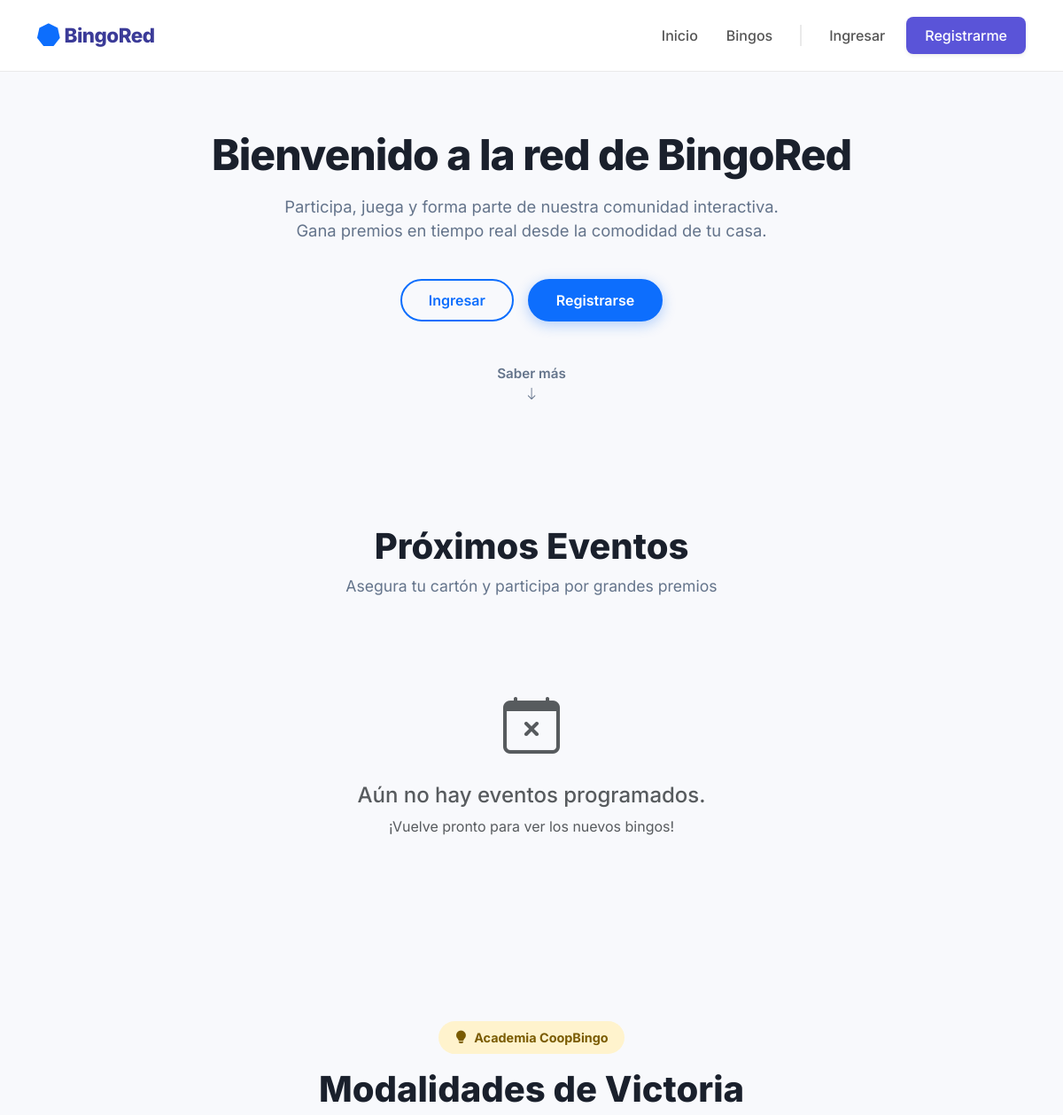
The app's page / (upper part), older data.
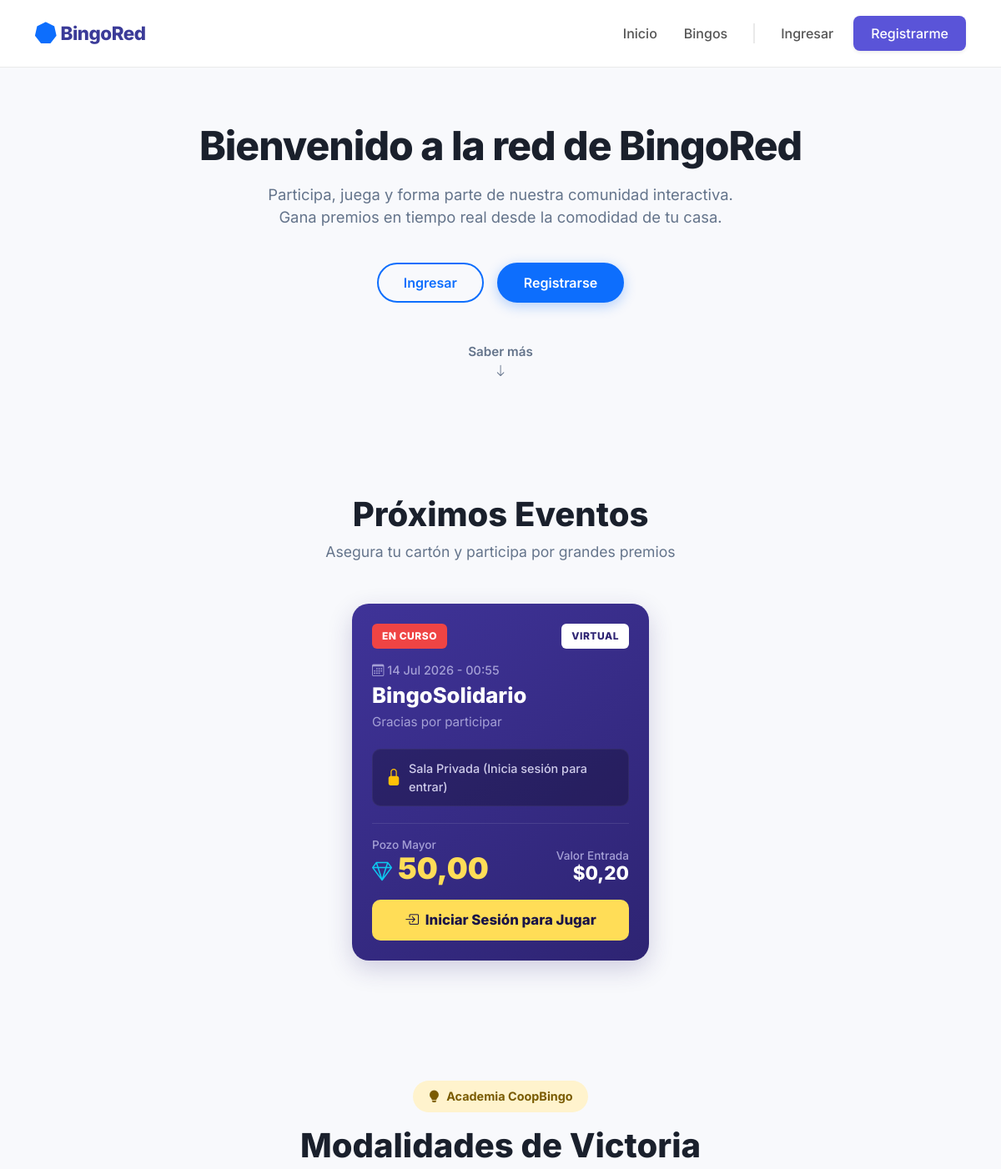
The same page, newer data.
### tareas/models.py (models this page shows)
class Bingo(models.Model):
    idbingo = models.AutoField(primary_key=True)
    idunidadmonetaria = models.ForeignKey(UnidadMonetaria, on_delete=models.RESTRICT, db_column='idunidadmonetaria')
    titulobingo = models.CharField(max_length=150)
    fechaprogramadabingo = models.DateTimeField()
    tipobingo = models.CharField(max_length=20, choices=[('Virtual', 'Virtual'), ('Presencial', 'Presencial')])
    preciocarton = models.DecimalField(max_digits=10, decimal_places=2)
    premiomayor = models.DecimalField(max_digits=10, decimal_places=2)
    descripcionpremiomayor = models.CharField(max_length=100)
    estadobingo = models.CharField(max_length=20, choices=[('Programado', 'Programado'), ('En Curso', 'En Curso'), ('Finalizado', 'Finalizado')])

### tareas/views.py (the view)
# urls.py: path('', views.home, name='home'),
def home(request):
    proximos_bingos = Bingo.objects.filter(
        estadobingo__in=['Programado', 'En Curso']
    ).order_by('fechaprogramadabingo')[:6] # Mostramos un máximo de 6 en el inicio
    modalidades = []
    for nombre in MODALIDADES:
        celdas = celdas_preview(nombre)
        grilla = [[(f, c) in celdas for c in range(5)] for f in range(5)]
        modalidades.append({'nombre': nombre, 'grilla': grilla})
    return render(request, 'home.html', {'bingos': proximos_bingos, 'modalidades': modalidades})

### tareas/bingo_patterns.py (called while the page is built)
def _fila(f):
    return {(f, c) for c in range(5)}

def _columna(c):
    return {(f, c) for f in FILAS}

def celdas_preview(modalidad):
    if modalidad in PATRONES_FIJOS:
        return PATRONES_FIJOS[modalidad]
    if modalidad == 'Línea Horizontal':
        return _fila(2)
    if modalidad == 'Línea Vertical':
        return _columna(2)
    return set()

### tareas/templates/home.html (shortened to what the changed rows need)
{% extends 'base.html' %}
{% block content %}
<section class="hero-section">
    <h1 class="hero-title">Bienvenido a la red de BingoRed</h1>
</section>
<section id="eventos" class="container py-5 mt-4 mb-5">
    <div class="text-center mb-5">
        <h2 class="section-title">Próximos Eventos</h2>
    </div>
    <div class="row g-4 justify-content-center">
        {% for bingo in bingos %}
        <div class="col-12 col-md-6 col-lg-4">
            <div class="bingo-card">
                <div class="d-flex justify-content-between align-items-center">
                    {% if bingo.estadobingo == 'En Curso' %}
                        <span class="badge-estado bg-curso text-uppercase">{{ bingo.estadobingo }}</span>
                    {% else %}
                        <span class="badge-estado bg-programado text-uppercase">{{ bingo.estadobingo }}</span>
                    {% endif %}
                    <span class="badge-tipo text-uppercase">{{ bingo.tipobingo }}</span>
                </div>
                <p class="bingo-date"><i class="bi bi-calendar3"></i> {{ bingo.fechaprogramadabingo|date:"d M Y - H:i" }}</p>
                <h3 class="bingo-title">{{ bingo.titulobingo }}</h3>
                <p class="bingo-desc">{{ bingo.descripcionpremiomayor }}</p>
                <div class="locked-box d-flex align-items-center">
                    {% if user.is_authenticated %}
                        <i class="bi bi-unlock-fill text-success me-2 fs-5"></i>
                        <span>Acceso permitido. ¡Ve a tu lobby!</span>
                    {% else %}
                        <i class="bi bi-lock-fill text-warning me-2 fs-5"></i>
                        <span>Sala Privada (Inicia sesión para entrar)</span>
                    {% endif %}
                </div>
                <div class="pozo-container mt-auto">
                    <div class="d-flex justify-content-between align-items-end">
                        <div>
                            <p class="pozo-label">Pozo Mayor</p>
                            <p class="pozo-amount"><i class="bi bi-gem text-info fs-4"></i> {{ bingo.premiomayor }}</p>
                        </div>
                        <div class="text-end">
                            <p class="pozo-label">Valor Entrada</p>
                            <p class="entrada-amount">${{ bingo.preciocarton }}</p>
                        </div>
                    </div>
                    {% if user.is_authenticated %}
                        <a href="{% url 'bingo_lobby' %}" class="btn btn-sala text-decoration-none text-center">
                            <i class="bi bi-door-open-fill me-1"></i> Ir a la Sala
                        </a>
                    {% else %}
                        <a href="{% url 'signin' %}" class="btn btn-sala text-decoration-none text-center">
                            <i class="bi bi-box-arrow-in-right me-1"></i> Iniciar Sesión para Jugar
                        </a>
                    {% endif %}
                </div>
            </div>
        </div>
        {% empty %}
        <div class="col-12 text-center py-5">
            <i class="bi bi-calendar-x text-muted" style="font-size: 4rem;"></i>
            <h4 class="mt-3 text-muted">Aún no hay eventos programados.</h4>
            <p class="text-muted">¡Vuelve pronto para ver los nuevos bingos!</p>
        </div>
        {% endfor %}
    </div>
</section>
<section id="modalidades" class="container py-5 mb-5">
    <div class="text-center mb-5">
        <h2 class="section-title">Modalidades de Victoria</h2>
    </div>
</section>
{% endblock %}

Row changes from the older to the newer data that the page shows:
added Bingo: estadobingo "EN CURSO", tipobingo "VIRTUAL", fechaprogramadabingo "14 Jul 2026 - 00:55", titulobingo "BingoSolidario", descripcionpremiomayor "Gracias por participar", premiomayor "50,00", preciocarton "0,20"
Text that changed along with them:
text no longer shown: "Aún no hay eventos programados. ¡Vuelve pronto para ver los nuevos bingos!"
